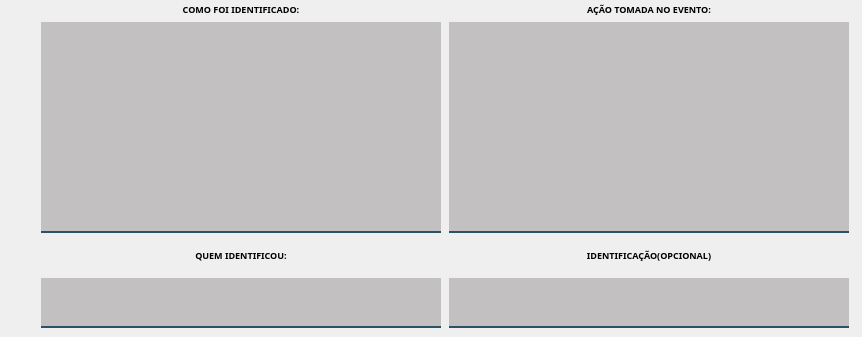
               <widget class="QWidget" name="tab_5">
                <attribute name="title">
                 <string>Detalhes do Evento</string>
                </attribute>
                <widget class="QWidget" name="layoutWidget">
                 <property name="geometry">
                  <rect>
                   <x>39</x>
                   <y>3</y>
                   <width>814</width>
                   <height>325</height>
                  </rect>
                 </property>
                 <layout class="QVBoxLayout" name="verticalLayout_24">
                  <item>
                   <layout class="QHBoxLayout" name="horizontalLayout_20">
                    <item>
                     <layout class="QVBoxLayout" name="verticalLayout_22">
                      <item>
                       <widget class="QLabel" name="label_77">
                        <property name="font">
                         <font>
                          <family>Reem Kufi</family>
                          <pointsize>7</pointsize>
                          <bold>true</bold>
                         </font>
                        </property>
                        <property name="styleSheet">
                         <string notr="true">color: rgb(0, 0, 0);</string>
                        </property>
                        <property name="text">
                         <string>COMO FOI IDENTIFICADO:</string>
                        </property>
                        <property name="alignment">
                         <set>Qt::AlignCenter</set>
                        </property>
                       </widget>
                      </item>
                      <item>
                       <widget class="QTextEdit" name="txt_como">
                        <property name="enabled">
                         <bool>false</bool>
                        </property>
                        <property name="minimumSize">
                         <size>
                          <width>400</width>
                          <height>211</height>
                         </size>
                        </property>
                        <property name="maximumSize">
                         <size>
                          <width>400</width>
                          <height>211</height>
                         </size>
                        </property>
                        <property name="font">
                         <font>
                          <family>Segoe UI</family>
                         </font>
                        </property>
                        <property name="styleSheet">
                         <string notr="true">background-color: rgba(10,0,0,50);
border:2px solid rgba(0,0,0,0);
border-bottom-color:rgba(46,82,101,255);
color:rgb(0,0,0);
padding-bottom:7px</string>
                        </property>
                       </widget>
                      </item>
                     </layout>
                    </item>
                    <item>
                     <layout class="QVBoxLayout" name="verticalLayout_23">
                      <item>
                       <widget class="QLabel" name="label_78">
                        <property name="font">
                         <font>
                          <family>Reem Kufi</family>
                          <pointsize>7</pointsize>
                          <bold>true</bold>
                         </font>
                        </property>
                        <property name="styleSheet">
                         <string notr="true">color: rgb(0, 0, 0);</string>
                        </property>
                        <property name="text">
                         <string>AÇÃO TOMADA NO EVENTO:</string>
                        </property>
                        <property name="alignment">
                         <set>Qt::AlignCenter</set>
                        </property>
                       </widget>
                      </item>
                      <item>
                       <widget class="QTextEdit" name="txt_acao">
                        <property name="enabled">
                         <bool>false</bool>
                        </property>
                        <property name="minimumSize">
                         <size>
                          <width>400</width>
                          <height>211</height>
                         </size>
                        </property>
                        <property name="maximumSize">
                         <size>
                          <width>400</width>
                          <height>211</height>
                         </size>
                        </property>
                        <property name="font">
                         <font>
                          <family>Segoe UI</family>
                         </font>
                        </property>
                        <property name="styleSheet">
                         <string notr="true">background-color: rgba(10,0,0,50);
border:2px solid rgba(0,0,0,0);
border-bottom-color:rgba(46,82,101,255);
color:rgb(0,0,0);
padding-bottom:7px</string>
                        </property>
                       </widget>
                      </item>
                     </layout>
                    </item>
                   </layout>
                  </item>
                  <item>
                   <layout class="QHBoxLayout" name="horizontalLayout_18">
                    <item>
                     <layout class="QVBoxLayout" name="verticalLayout_18">
                      <item>
                       <widget class="QLabel" name="label_79">
                        <property name="font">
                         <font>
                          <family>Reem Kufi</family>
                          <pointsize>7</pointsize>
                          <bold>true</bold>
                         </font>
                        </property>
                        <property name="styleSheet">
                         <string notr="true">color: rgb(0, 0, 0);</string>
                        </property>
                        <property name="text">
                         <string>QUEM IDENTIFICOU:</string>
                        </property>
                        <property name="alignment">
                         <set>Qt::AlignCenter</set>
                        </property>
                       </widget>
                      </item>
                      <item>
                       <widget class="QTextEdit" name="txt_quem">
                        <property name="enabled">
                         <bool>false</bool>
                        </property>
                        <property name="minimumSize">
                         <size>
                          <width>400</width>
                          <height>50</height>
                         </size>
                        </property>
                        <property name="maximumSize">
                         <size>
                          <width>400</width>
                          <height>50</height>
                         </size>
                        </property>
                        <property name="font">
                         <font>
                          <family>Segoe UI</family>
                         </font>
                        </property>
                        <property name="styleSheet">
                         <string notr="true">background-color: rgba(10,0,0,50);
border:2px solid rgba(0,0,0,0);
border-bottom-color:rgba(46,82,101,255);
color:rgb(0,0,0);
padding-bottom:7px</string>
                        </property>
                       </widget>
                      </item>
                     </layout>
                    </item>
                    <item>
                     <layout class="QVBoxLayout" name="verticalLayout_21">
                      <item>
                       <widget class="QLabel" name="label_80">
                        <property name="font">
                         <font>
                          <family>Reem Kufi</family>
                          <pointsize>7</pointsize>
                          <bold>true</bold>
                         </font>
                        </property>
                        <property name="styleSheet">
                         <string notr="true">color: rgb(0, 0, 0);</string>
                        </property>
                        <property name="text">
                         <string>IDENTIFICAÇÃO(OPCIONAL)</string>
                        </property>
                        <property name="alignment">
                         <set>Qt::AlignCenter</set>
                        </property>
                       </widget>
                      </item>
                      <item>
                       <widget class="QTextEdit" name="txt_identificacao">
                        <property name="enabled">
                         <bool>false</bool>
                        </property>
                        <property name="minimumSize">
                         <size>
                          <width>400</width>
                          <height>50</height>
                         </size>
                        </property>
                        <property name="maximumSize">
                         <size>
                          <width>400</width>
                          <height>50</height>
                         </size>
                        </property>
                        <property name="font">
                         <font>
                          <family>Segoe UI</family>
                         </font>
                        </property>
                        <property name="styleSheet">
                         <string notr="true">background-color: rgba(10,0,0,50);
border:2px solid rgba(0,0,0,0);
border-bottom-color:rgba(46,82,101,255);
color:rgb(0,0,0);
padding-bottom:7px</string>
                        </property>
                       </widget>
                      </item>
                     </layout>
                    </item>
                   </layout>
                  </item>
                 </layout>
                </widget>
               </widget>
